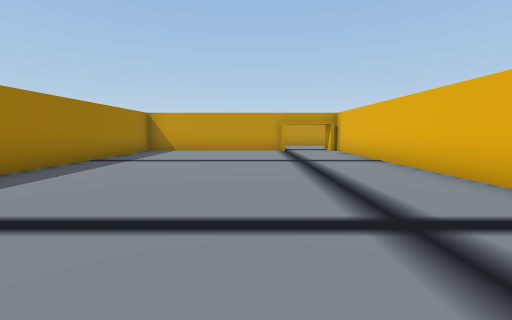
view 1 (above)

21 first-person views from a walk through a Unity game level. The camera is 1.4 m above the floor, tilts 6° down and sees 90° across. The floor is counted in squares, 2 m on a side. Each view is taken from the middle of a square. On the plan, view 1 faces up. The plan holds only what a view shows up to about 9 squares ahead; the rest is blank. The place goes on beyond the plan. Some animated figures are not drawn.

view 2
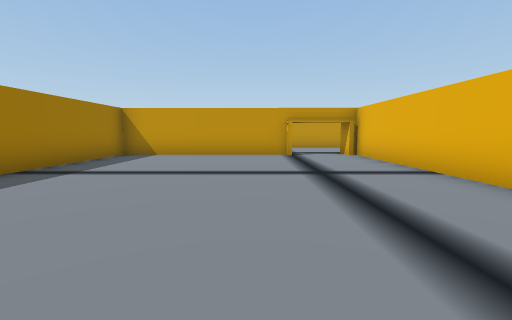

view 3
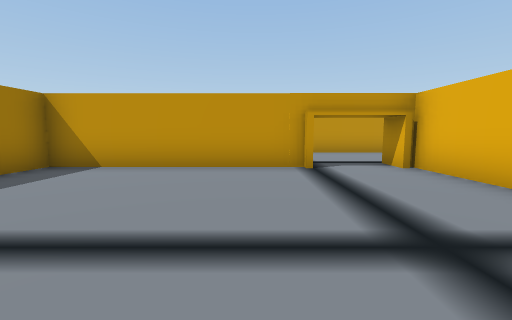

view 4
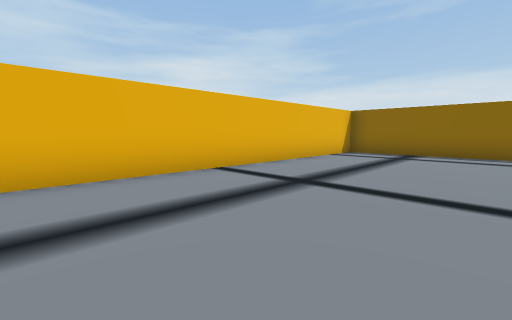

view 5
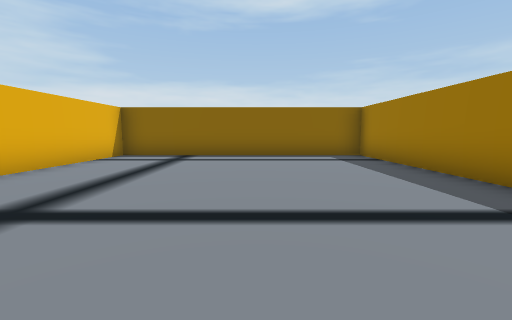

view 6
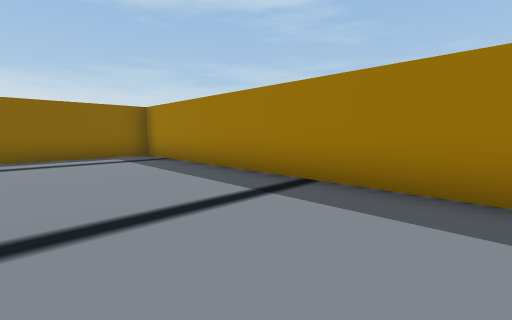

view 7
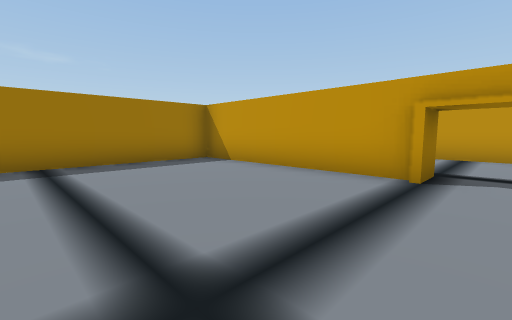

view 8
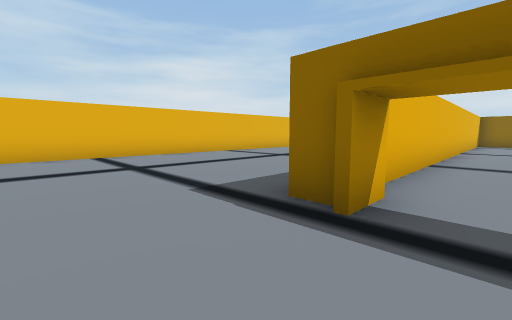

view 9
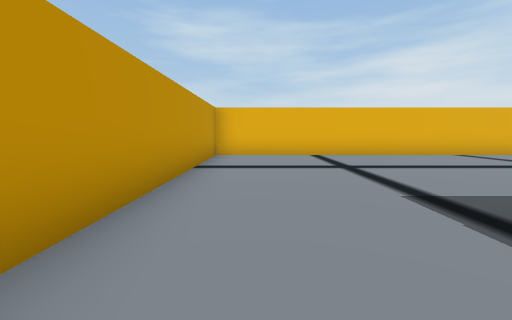

view 10
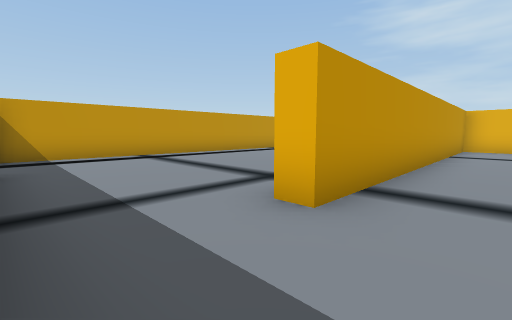

view 11
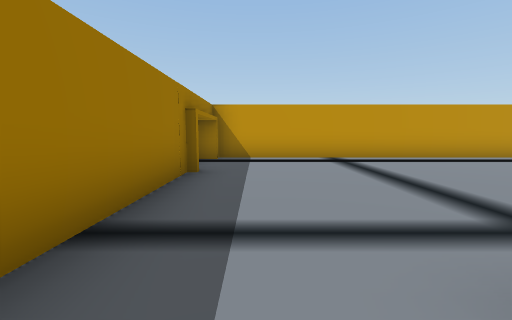

view 12
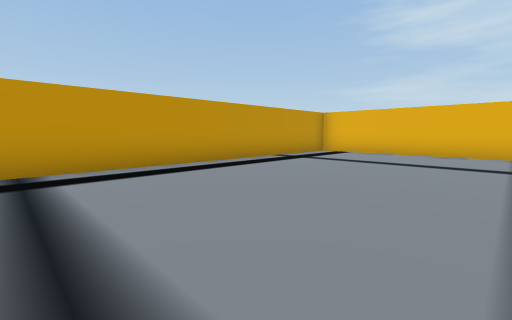

view 13
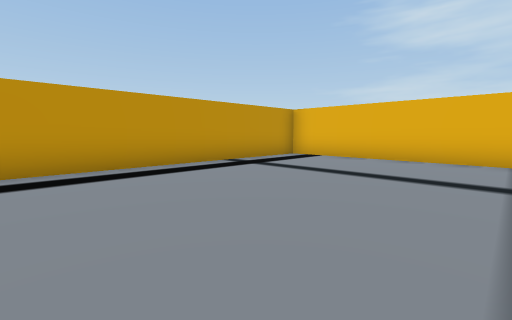

view 14
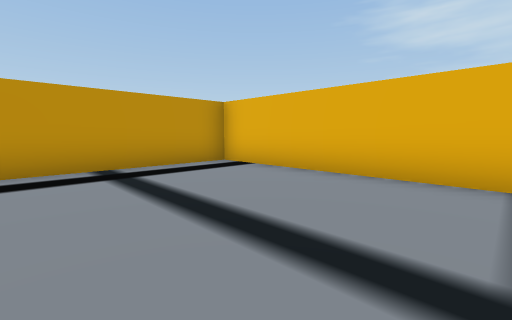

view 15
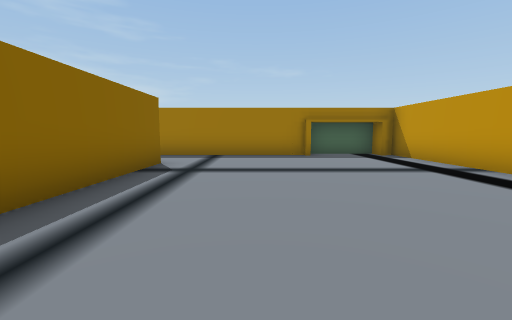

view 16
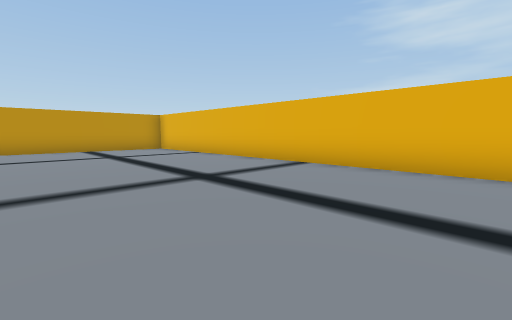

view 17
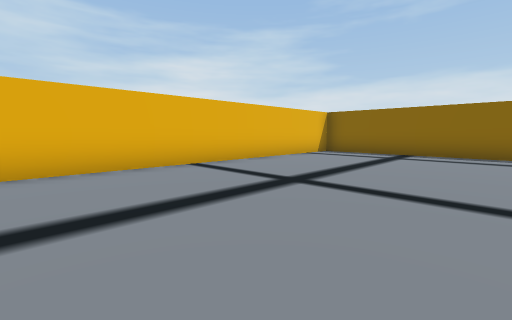

view 18
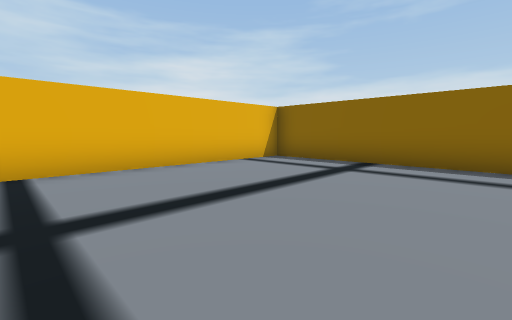

view 19
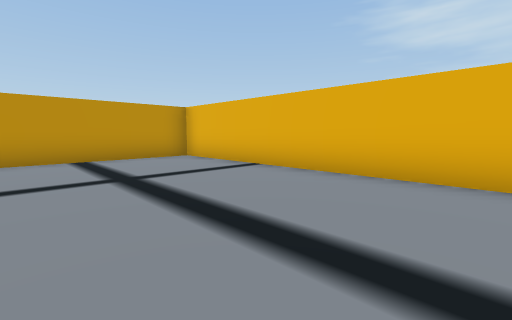

view 20
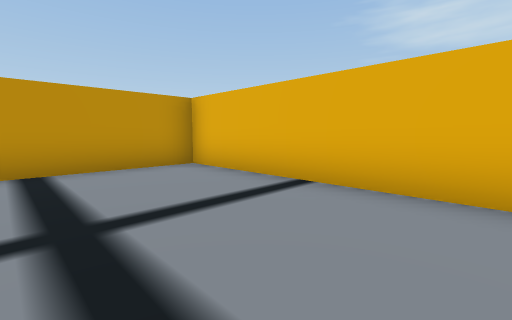

view 21
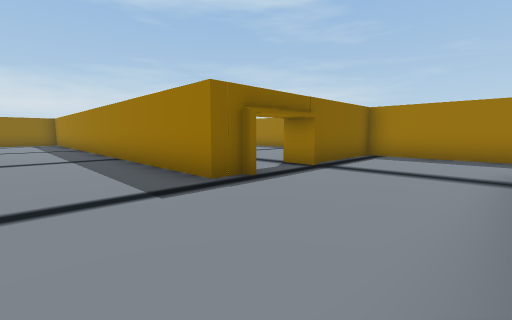

### Floor plan
Ten units are one square. View 1 is at (0, 0); x grows to the right and y downward. Boxes are objects, and circles mark ways between rooms. Rooms are numbered by the first view taken in them; rooms with no view inside come last. Other rooms are left out.
<svg viewBox="-48 -220 155 266">
<path fill="none" stroke="#000" d="M6 -103 -43 -103 -43 41 32 41 32 -104M37 -109 37 -35M102 -159 102 -214 -16 -214M-22 -182 -22 -108 8 -108M-27 -205 -27 -188M49 41 102 41 102 -143 0 -143 0 -148 39 -148"/>
<rect x="5" y="-105" width="10" height="10" fill="#bbb"><title>other object</title></rect>
<rect x="-35" y="-215" width="20" height="10" fill="#bbb"><title>other object</title></rect>
<rect x="25" y="-115" width="10" height="10" fill="#bbb"><title>other object</title></rect>
<circle cx="20" cy="-110" r="3" fill="#2a7"/>
<text x="-10" y="-30">1</text>
<text x="50" y="-110">2</text>
</svg>
Room 1 opens to room 2.

Where each view was taken, in squares from view 1:
view 1: 0 up, 0 right, facing up
view 2: 2 up, 0 right, facing up
view 3: 5 up, 0 right, facing up
view 4: 5 up, 1 left, facing down-right
view 5: 4 up, 1 left, facing down
view 6: 4 up, 1 left, facing down-left
view 7: 6 up, 2 right, facing up-left
view 8: 13 up, 2 right, facing down-right
view 9: 13 up, 2 right, facing right
view 10: 13 up, 2 left, facing up-right
view 11: 14 up, 1 left, facing up
view 12: 16 up, 1 right, facing up-right
view 13: 16 up, 3 right, facing up-right
view 14: 16 up, 6 right, facing up-right
view 15: 17 up, 6 right, facing left
view 16: 3 up, 5 right, facing up-right
view 17: 5 up, 5 right, facing down-right
view 18: 2 up, 5 right, facing down-right
view 19: 7 up, 6 right, facing up-right
view 20: 9 up, 7 right, facing up-right
view 21: 14 up, 6 right, facing down-left
